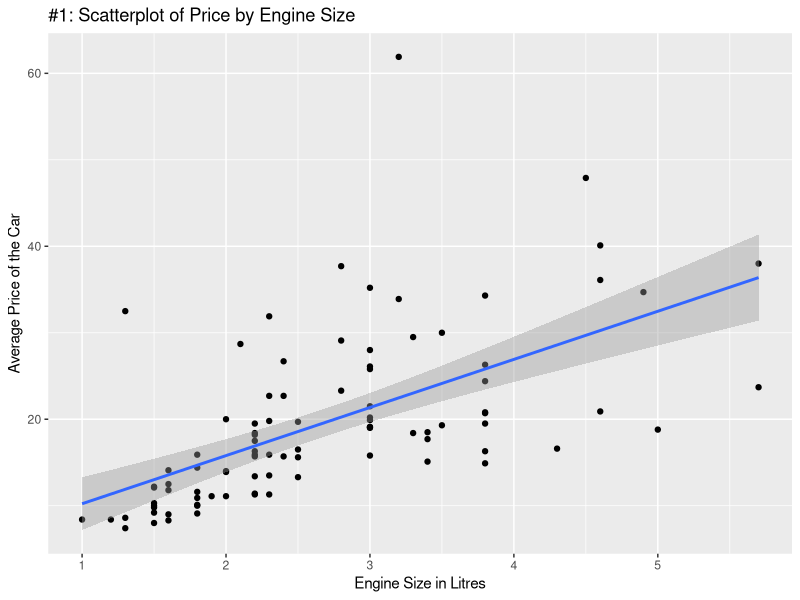
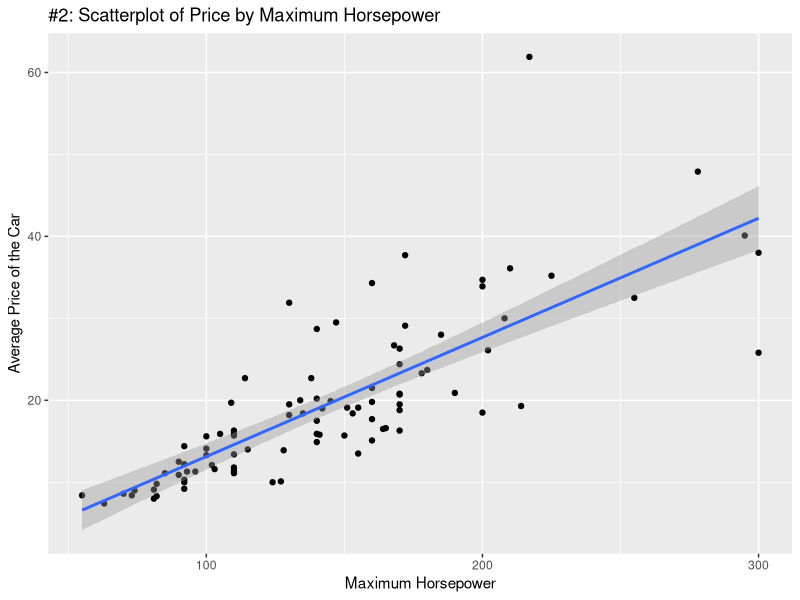
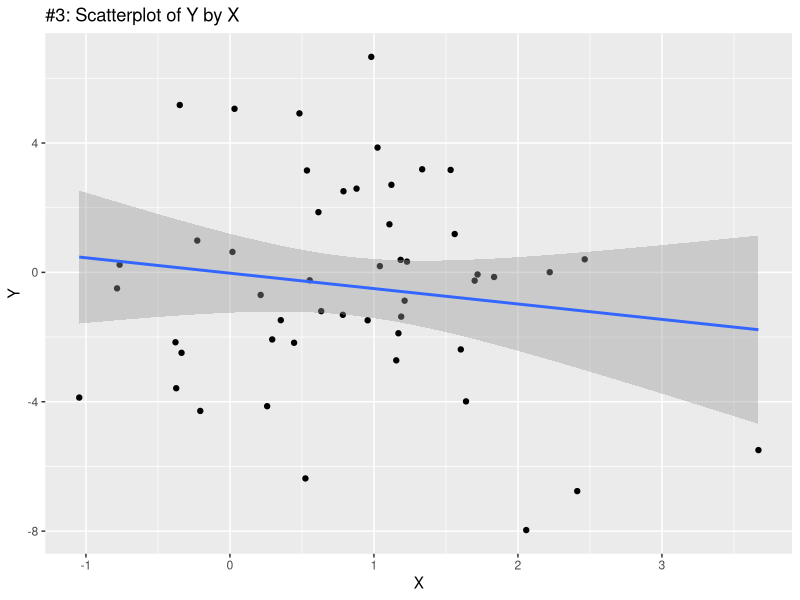
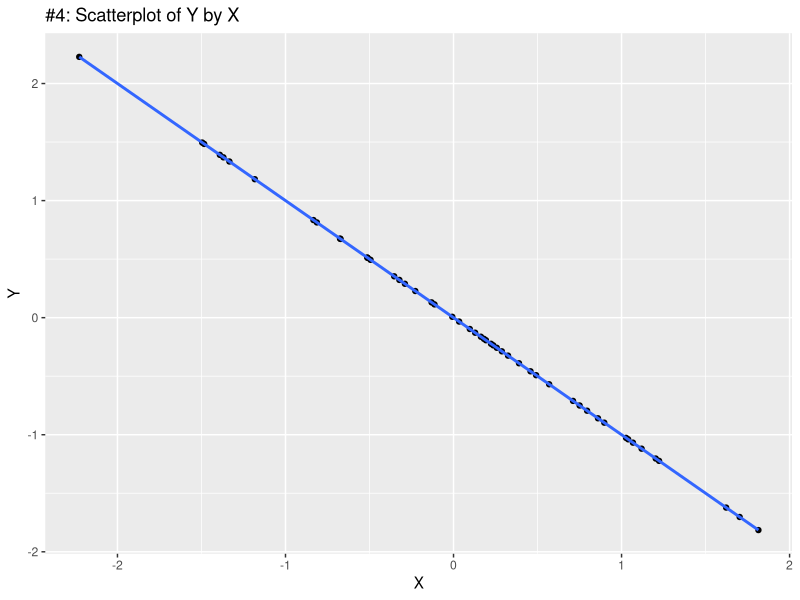
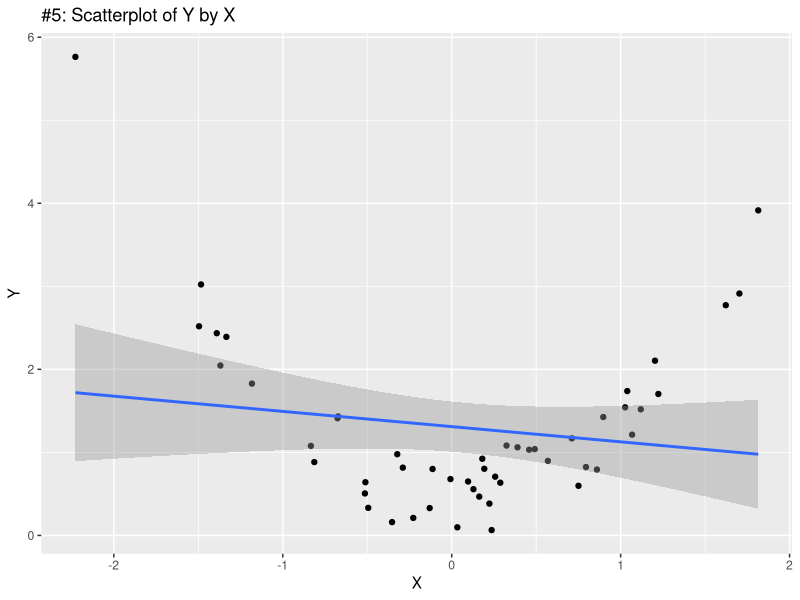
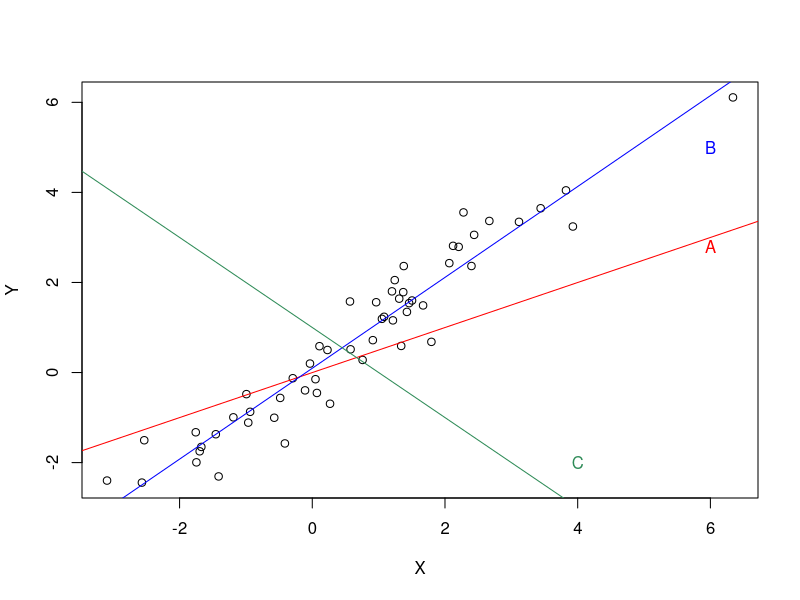
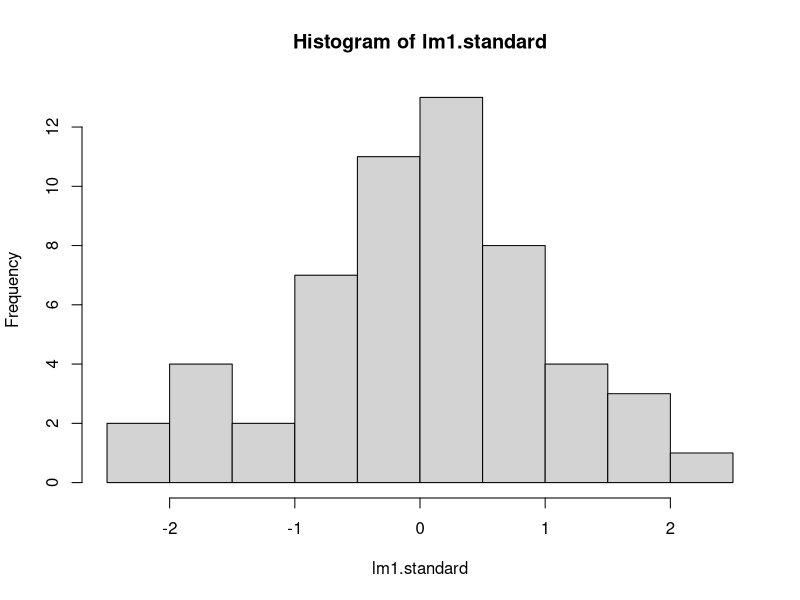
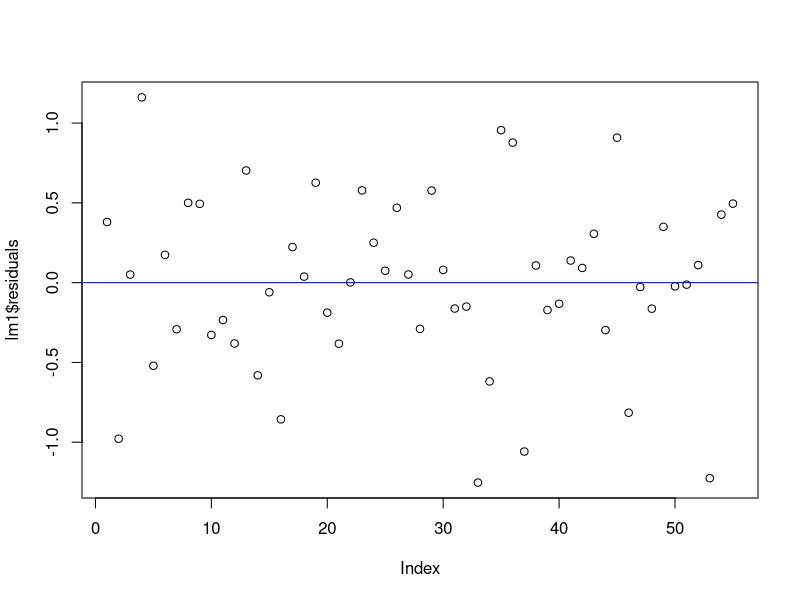

The R source for these figures, in order:
## ---- chunk 1


set.seed(1000)
library(MASS)
library(ggplot2)

data("Cars93")
colnames(Cars93)
# 
  

## 1 ## 
ggplot(data=Cars93,mapping = aes(x = EngineSize, y = Price)) +
  geom_point()+
  labs(title = "#1: Scatterplot of Price by Engine Size",
       x = "Engine Size in Litres",
       y = "Average Price of the Car")+ 
  geom_smooth(method='lm') #Add regression line to plot

## 2 ##
ggplot(data=Cars93,mapping = aes(x = Horsepower, y = Price)) +
  geom_point()+
  labs(title = "#2: Scatterplot of Price by Maximum Horsepower",
       x = "Maximum Horsepower",
       y = "Average Price of the Car")+ 
  geom_smooth(method='lm') #Add regression line to plot


df1 <- data.frame(X = rnorm(50,1,1),
                  Y = rnorm(50,-1,3))


## 3 ##
ggplot(data=df1,mapping = aes(x = X, y = Y)) +
  geom_point()+
  labs(title = "#3: Scatterplot of Y by X",
       x = "X",
       y = "Y")+ 
  geom_smooth(method='lm') #Add regression line to plot


X = rnorm(50,0,1)
Y = -X

df2 <- data.frame(X = X,
                  Y = Y)
## 4 ##
ggplot(data=df2,mapping = aes(x = X, y = Y)) +
  geom_point()+
  labs(title = "#4: Scatterplot of Y by X",
       x = "X",
       y = "Y")+ 
  geom_smooth(method='lm') #Add regression line to plot

unif <- runif(50)

df3 <- data.frame(X = X,
                  Y = X^2+unif)

## 5 ##
ggplot(data=df3,mapping = aes(x = X, y = Y)) +
  geom_point()+
  labs(title = "#5: Scatterplot of Y by X",
       x = "X",
       y = "Y")+ 
  geom_smooth(method='lm') #Add regression line to plot




## ---- chunk 2

set.seed(1000)

X <- rnorm(55,1,2)
Z <- rnorm(55,0,0.5)
Y <- X + Z

plot(X,Y)
abline(0,0.5,col="red")
abline(lm(Y~X),col="blue")
abline(1,-1,col="seagreen")
text(6,2.8,"A",col = "red")
text(6,5,"B",col = "blue")
text(4,-2,"C",col = "seagreen")

## ---- chunk 3


lm1 <- lm(formula = Y~X)
summary(lm1)


## ---- chunk 4

Football <- read.csv("Football24.csv")
colnames(Football)

# 1 #
lm2A <- lm(League.Points ~ Goals.Scored, data = Football)
summary(lm2A)

## ---- chunk 5

library(car)
lm1.standard <- rstandard(lm1)
hist(lm1.standard)



plot(lm1$residuals)
abline(h=0,col="blue")

plot(lm1,1)

## ---- chunk 6





## ---- chunk 7

plot(lm1,2) # Q-Q plot
lm1.standard <- rstandard(lm1) #standardized residuals

# Do not reject the null hypothesis of normality
shapiro.test(lm1.standard)


## ---- chunk 8

library(car)

plot(lm1,3) #Looks okay

ncvTest(lm1) #pass the test (do not reject the null)



## ---- chunk 9

lm1.standard <- rstandard(lm1) #standardized residuals

plot(lm1.standard)
abline(h=0,col="blue") # Looks okay


durbinWatsonTest(lm1) # Do not reject null hypothesis of independence 
